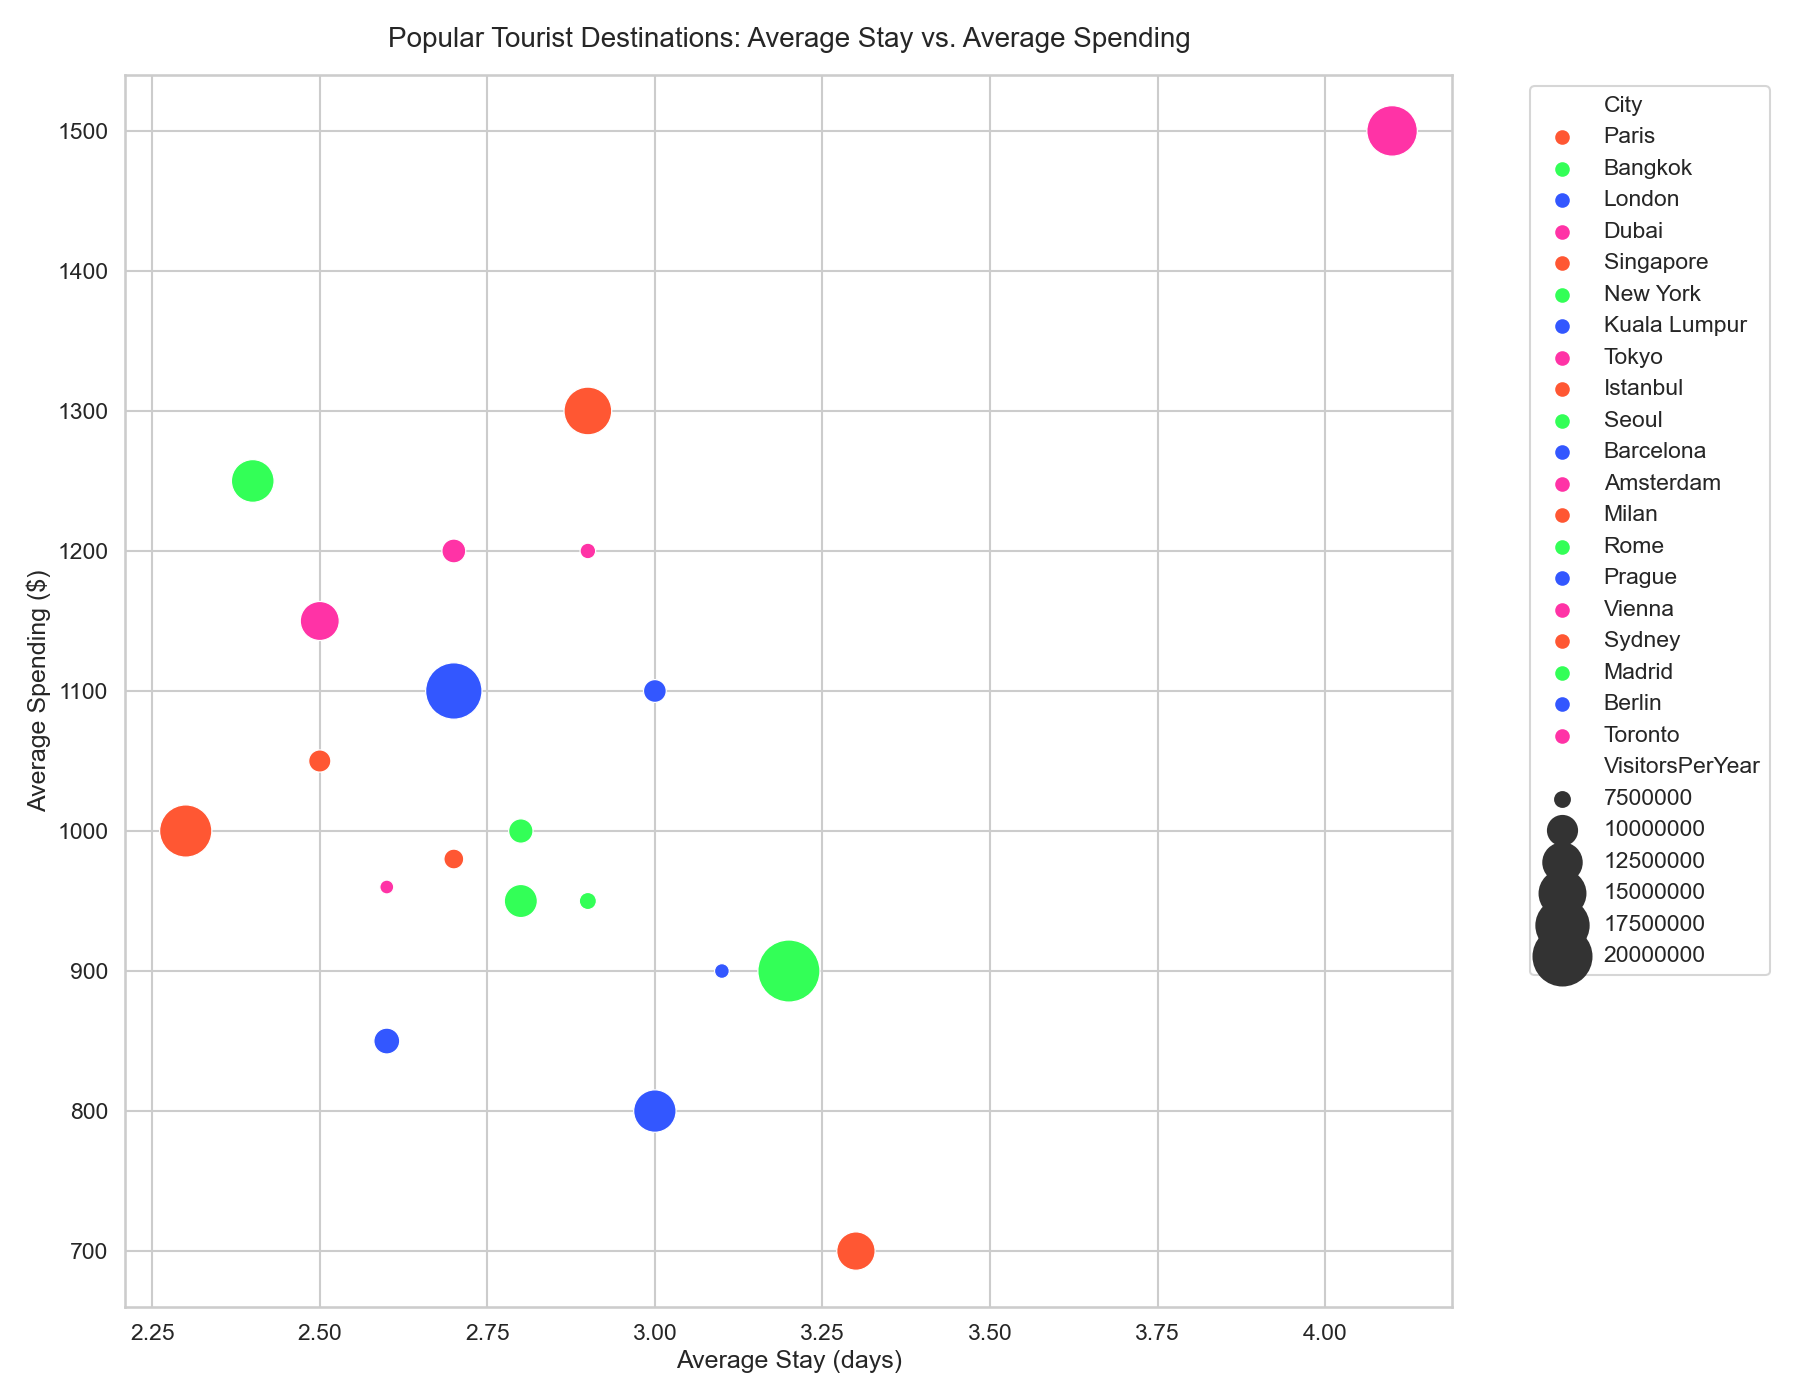

The script that drew this image:

import pandas as pd
import seaborn as sns
import matplotlib.pyplot as plt

# Define the dataset
data = {
    "City": ["Paris", "Bangkok", "London", "Dubai", "Singapore",
             "New York", "Kuala Lumpur", "Tokyo", "Istanbul", "Seoul",
             "Barcelona", "Amsterdam", "Milan", "Rome", "Prague",
             "Vienna", "Sydney", "Madrid", "Berlin", "Toronto"],
    "VisitorsPerYear": [17500000, 22000000, 19300000, 16800000, 15700000,
                        13900000, 13800000, 12700000, 12500000, 11000000,
                        9300000, 8900000, 8600000, 7800000, 7500000,
                        7400000, 8200000, 9000000, 8700000, 7600000],
    "AverageStay": [2.3, 3.2, 2.7, 4.1, 2.9,
                    2.4, 3.0, 2.5, 3.3, 2.8,
                    2.6, 2.7, 2.5, 2.9, 3.1,
                    2.6, 2.7, 2.8, 3.0, 2.9],
    "AverageSpending": [1000, 900, 1100, 1500, 1300,
                        1250, 800, 1150, 700, 950,
                        850, 1200, 1050, 950, 900,
                        960, 980, 1000, 1100, 1200]
}

df = pd.DataFrame(data)

# Define the seaborn style
sns.set_context("talk")
sns.set_style("whitegrid")

# Plotting
plt.figure(figsize=(18, 14))
bubble_chart = sns.scatterplot(
    data=df, 
    x="AverageStay", 
    y="AverageSpending", 
    hue="City", 
    size="VisitorsPerYear",
    sizes=(100, 2000),
    palette=["#FF5733", "#33FF57", "#3357FF", "#FF33A6", "#FF5733",
             "#33FF57", "#3357FF", "#FF33A6", "#FF5733", "#33FF57",
             "#3357FF", "#FF33A6", "#FF5733", "#33FF57", "#3357FF",
             "#FF33A6", "#FF5733", "#33FF57", "#3357FF", "#FF33A6"]
).set_title('Popular Tourist Destinations: Average Stay vs. Average Spending', fontsize=20, pad=20)

# Modify axes labels
plt.xlabel("Average Stay (days)")
plt.ylabel("Average Spending ($)")
plt.legend(bbox_to_anchor=(1.05, 1), loc=2)
plt.tight_layout()
plt.show()
